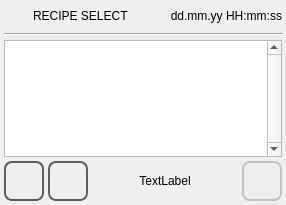
<?xml version="1.0" encoding="UTF-8"?>
<ui version="4.0">
 <class>recipe_select</class>
 <widget class="QWidget" name="recipe_select">
  <property name="geometry">
   <rect>
    <x>0</x>
    <y>0</y>
    <width>286</width>
    <height>205</height>
   </rect>
  </property>
  <property name="minimumSize">
   <size>
    <width>0</width>
    <height>0</height>
   </size>
  </property>
  <property name="maximumSize">
   <size>
    <width>16777215</width>
    <height>16777215</height>
   </size>
  </property>
  <property name="windowTitle">
   <string>recipe_select</string>
  </property>
  <property name="styleSheet">
   <string notr="true">QPushButton
{
	font: 20pt &quot;DejaVu Sans Mono&quot;;
	qproperty-focusPolicy: NoFocus;
	border-radius: 8px;
	border: 2px solid  rgb(94, 94, 94);
	qproperty-iconSize: 24px 24px;
}
QPushButton:pressed
{
	border: 2px solid  rgb(194, 194, 194);
	background-color:  rgb(255, 255, 127);
}
QPushButton:disabled
{
	border: 2px solid  rgb(194, 194, 194);
}
</string>
  </property>
  <layout class="QVBoxLayout" name="verticalLayout">
   <property name="spacing">
    <number>4</number>
   </property>
   <property name="margin">
    <number>4</number>
   </property>
   <item>
    <layout class="QHBoxLayout" name="horizontalLayout">
     <property name="sizeConstraint">
      <enum>QLayout::SetMinimumSize</enum>
     </property>
     <item>
      <widget class="QLabel" name="labelIcon">
       <property name="minimumSize">
        <size>
         <width>25</width>
         <height>25</height>
        </size>
       </property>
       <property name="maximumSize">
        <size>
         <width>25</width>
         <height>25</height>
        </size>
       </property>
       <property name="focusPolicy">
        <enum>Qt::NoFocus</enum>
       </property>
       <property name="styleSheet">
        <string notr="true">border-image: url(:/libicons/img/Script.png);</string>
       </property>
       <property name="text">
        <string/>
       </property>
      </widget>
     </item>
     <item>
      <widget class="QLabel" name="labelTitle">
       <property name="sizePolicy">
        <sizepolicy hsizetype="Preferred" vsizetype="Fixed">
         <horstretch>0</horstretch>
         <verstretch>0</verstretch>
        </sizepolicy>
       </property>
       <property name="focusPolicy">
        <enum>Qt::NoFocus</enum>
       </property>
       <property name="text">
        <string>RECIPE SELECT</string>
       </property>
      </widget>
     </item>
     <item>
      <widget class="QLabel" name="labelUserName">
       <property name="text">
        <string/>
       </property>
      </widget>
     </item>
     <item>
      <widget class="QLabel" name="labelDataOra">
       <property name="sizePolicy">
        <sizepolicy hsizetype="Preferred" vsizetype="Fixed">
         <horstretch>0</horstretch>
         <verstretch>0</verstretch>
        </sizepolicy>
       </property>
       <property name="focusPolicy">
        <enum>Qt::NoFocus</enum>
       </property>
       <property name="text">
        <string>dd.mm.yy HH:mm:ss</string>
       </property>
       <property name="alignment">
        <set>Qt::AlignRight|Qt::AlignTrailing|Qt::AlignVCenter</set>
       </property>
      </widget>
     </item>
    </layout>
   </item>
   <item>
    <widget class="Line" name="line">
     <property name="focusPolicy">
      <enum>Qt::NoFocus</enum>
     </property>
     <property name="orientation">
      <enum>Qt::Horizontal</enum>
     </property>
    </widget>
   </item>
   <item>
    <widget class="QListWidget" name="listWidget">
     <property name="font">
      <font>
       <family>DejaVu Sans Mono</family>
       <pointsize>32</pointsize>
       <weight>50</weight>
       <italic>false</italic>
       <bold>false</bold>
      </font>
     </property>
     <property name="focusPolicy">
      <enum>Qt::NoFocus</enum>
     </property>
     <property name="styleSheet">
      <string notr="true">QListWidget
{
	font: 32pt &quot;DejaVu Sans Mono&quot;;
}
</string>
     </property>
     <property name="verticalScrollBarPolicy">
      <enum>Qt::ScrollBarAlwaysOn</enum>
     </property>
     <property name="alternatingRowColors">
      <bool>true</bool>
     </property>
    </widget>
   </item>
   <item>
    <layout class="QHBoxLayout" name="horizontalLayout_2">
     <property name="spacing">
      <number>4</number>
     </property>
     <item>
      <widget class="QPushButton" name="pushButtonHome">
       <property name="sizePolicy">
        <sizepolicy hsizetype="Minimum" vsizetype="Fixed">
         <horstretch>60</horstretch>
         <verstretch>60</verstretch>
        </sizepolicy>
       </property>
       <property name="minimumSize">
        <size>
         <width>40</width>
         <height>40</height>
        </size>
       </property>
       <property name="maximumSize">
        <size>
         <width>40</width>
         <height>40</height>
        </size>
       </property>
       <property name="focusPolicy">
        <enum>Qt::NoFocus</enum>
       </property>
       <property name="styleSheet">
        <string notr="true">QPushButton
{
	qproperty-icon: url(:/libicons/img/Home.png);
}
</string>
       </property>
       <property name="text">
        <string/>
       </property>
      </widget>
     </item>
     <item>
      <widget class="QPushButton" name="pushButtonBack">
       <property name="sizePolicy">
        <sizepolicy hsizetype="Minimum" vsizetype="Fixed">
         <horstretch>60</horstretch>
         <verstretch>60</verstretch>
        </sizepolicy>
       </property>
       <property name="minimumSize">
        <size>
         <width>40</width>
         <height>40</height>
        </size>
       </property>
       <property name="maximumSize">
        <size>
         <width>40</width>
         <height>40</height>
        </size>
       </property>
       <property name="focusPolicy">
        <enum>Qt::NoFocus</enum>
       </property>
       <property name="styleSheet">
        <string notr="true">QPushButton
{
	qproperty-icon: url(:/libicons/img/Go_back.png);
}
</string>
       </property>
       <property name="text">
        <string/>
       </property>
      </widget>
     </item>
     <item>
      <widget class="QLabel" name="labelLoading">
       <property name="sizePolicy">
        <sizepolicy hsizetype="Expanding" vsizetype="Preferred">
         <horstretch>0</horstretch>
         <verstretch>0</verstretch>
        </sizepolicy>
       </property>
       <property name="text">
        <string>TextLabel</string>
       </property>
       <property name="alignment">
        <set>Qt::AlignCenter</set>
       </property>
      </widget>
     </item>
     <item>
      <widget class="QPushButton" name="pushButtonSaveUSB">
       <property name="enabled">
        <bool>false</bool>
       </property>
       <property name="minimumSize">
        <size>
         <width>40</width>
         <height>40</height>
        </size>
       </property>
       <property name="maximumSize">
        <size>
         <width>40</width>
         <height>40</height>
        </size>
       </property>
       <property name="styleSheet">
        <string notr="true">QPushButton
{
	qproperty-icon: url(:/libicons/img/Flash_drive.png);
}
</string>
       </property>
       <property name="text">
        <string/>
       </property>
      </widget>
     </item>
    </layout>
   </item>
  </layout>
 </widget>
 <resources/>
 <connections/>
</ui>
